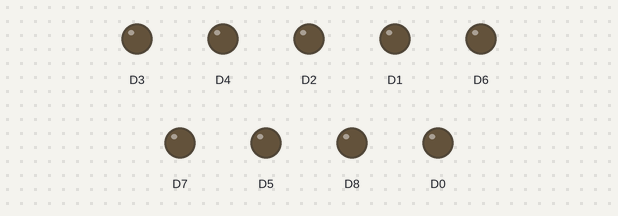
Bench run of a sketch on a simulated ESP8266 (NodeMCU). Parts: output pins drawn as LEDs (lit = HIGH).

Above: at 1.24 s.
At 6.64 s:
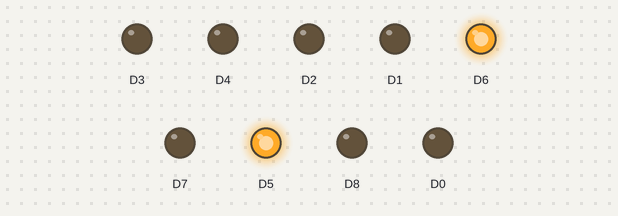
At 11.87 s:
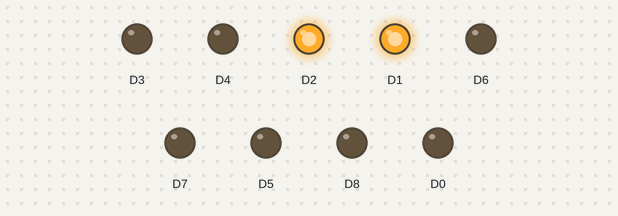
At 17.89 s:
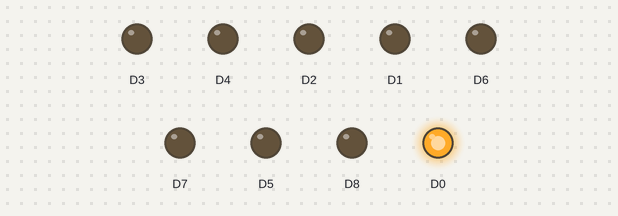
At 28.24 s:
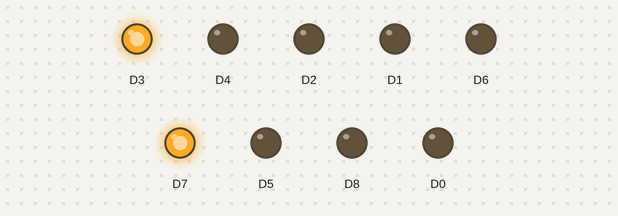
At 38.8 s:
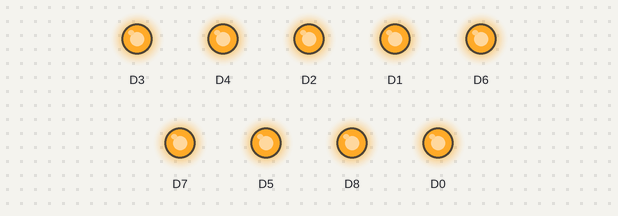
Timing chart, 0 to 40.0 s (numbered marks = the images above):
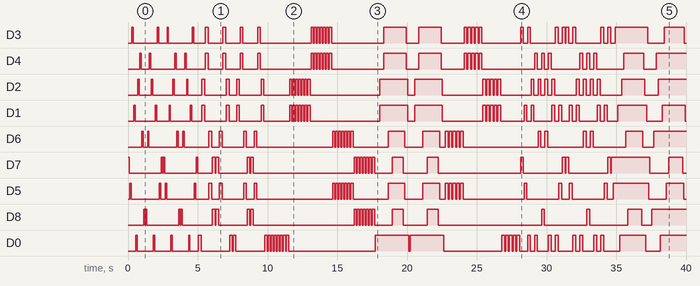

Measured:
- by itself, D3: LOW → HIGH at 0.28 s, → LOW 0.10 s later, → HIGH 1.7 s later, → LOW 0.10 s later, … (64 changes in this stretch)
- by itself, D4: LOW → HIGH at 0.84 s, → LOW 0.10 s later, → HIGH 0.60 s later, → LOW 0.10 s later, … (59 changes in this stretch)
- by itself, D2: LOW → HIGH at 0.70 s, → LOW 0.10 s later, → HIGH 0.88 s later, → LOW 0.10 s later, … (63 changes in this stretch)
- by itself, D1: LOW → HIGH at 0.42 s, → LOW 0.10 s later, → HIGH 1.4 s later, → LOW 0.10 s later, … (64 changes in this stretch)
- by itself, D6: LOW → HIGH at 0.98 s, → LOW 0.10 s later, → HIGH 0.32 s later, → LOW 0.10 s later, … (55 changes in this stretch)
- by itself, D5: LOW → HIGH at 0.14 s, → LOW 0.10 s later, → HIGH 2.0 s later, → LOW 0.10 s later, … (56 changes in this stretch)
- by itself, D0: LOW → HIGH at 0.56 s, → LOW 0.10 s later, → HIGH 1.2 s later, → LOW 0.10 s later, … (63 changes in this stretch)

The sketch:

led_pattern.ino
```cpp
// Arduino Code written to Draw LEd Patterns.
// Code by Paras Dhiman

// Defining of PINs
void setup()
{
Serial.begin(9600);
pinMode(D0, OUTPUT);
pinMode(D1, OUTPUT);
pinMode(D2, OUTPUT);
pinMode(D3, OUTPUT);
pinMode(D4, OUTPUT);
pinMode(D5, OUTPUT);
pinMode(D6, OUTPUT);
pinMode(D7, OUTPUT);
pinMode(D8, OUTPUT);
}

//===========================================================================================
// PIN schematic diagram.
// (D7-BLUE),(D5-BLUE),(D3-BLUE),(D1-BLUE),(D0-BLUE),(D2-BLUE),(D4-BLUE),(D6-BLUE),(D8-BLUE)
//===========================================================================================


// Control(on/off) function for pins.
void i(char d, int t1, int t2) {
  digitalWrite(d, HIGH);
  delay(t1);
  digitalWrite(d, LOW);
  delay(t2);
}

// Specific ON control for a pin.
void on (char d){
  digitalWrite(d, HIGH);
}

// Specific OFF control for a pin.
void off (char d){
  digitalWrite(d, LOW);
}

// Delay Function. (Just to shorten my code)
void d (int del){
  delay(del);
}

//  -------------------------------------
//  |  LED patterns Start from here     |
//  -------------------------------------

//-----------------
// Pattern 1
//----------------
void p1(int rep, int t1, int t2){
  for(int j=1; j<=rep; j++){
    i(D7,t1,t2);
    i(D5,t1,t2);
    i(D3,t1,t2);
    i(D1,t1,t2);
    i(D0,t1,t2);
    i(D2,t1,t2);
    i(D4,t1,t2);
    i(D6,t1,t2);
    i(D8,t1,t2);
  }
}

//-----------------
// Pattern 2 (reverse of pattern 1)
//-----------------
void p2(int rep, int t1, int t2){
  for(int j=1; j<=rep; j++){
    i(D8,t1,t2);
    i(D6,t1,t2);
    i(D4,t1,t2);
    i(D2,t1,t2);
    i(D0,t1,t2);
    i(D1,t1,t2);
    i(D3,t1,t2);
    i(D5,t1,t2);
    i(D7,t1,t2);
  }
}

//-----------------
// Pattern 3
//-----------------
void p3(int rep, int t1, int t2){
  for(int j=1; j<=rep; j++){
    i(D0,t1,t2);
    on(D1);
    on(D2);
    d(t1);
    off(D1);
    off(D2);
    d(t2);

    on(D3);
    on(D4);
    d(t1);
    off(D3);
    off(D4);
    d(t2);

    on(D5);
    on(D6);
    d(t1);
    off(D5);
    off(D6);
    d(t2);

    on(D7);
    on(D8);
    d(t1);
    off(D7);
    off(D8);
    d(t2);
  }
}

//-----------------
// Pattern 4 (reverse of pattern 3)
//-----------------
void p4(int rep, int t1, int t2){
  for(int j=1; j<=rep; j++){
    on(D7);
    on(D8);
    d(t1);
    off(D7);
    off(D8);
    d(t2);

    on(D5);
    on(D6);
    d(t1);
    off(D5);
    off(D6);
    d(t2);

    on(D3);
    on(D4);
    d(t1);
    off(D3);
    off(D4);
    d(t2);

    on(D1);
    on(D2);
    d(t1);
    off(D1);
    off(D2);
    d(t2);
    i(D0,t1,t2);
  }
}

//-----------------
// Pattern 5
//-----------------
void p5(int rep, int t1, int t2){
  for(int j=1; j<=rep; j++){
    on(D0);
    d(t1);
    on(D1);
    on(D2);
    d(t1);
    on(D3);
    on(D4);
    d(t1);
    on(D5);
    on(D6);
    d(t1);
    on(D7);
    on(D8);
    d(800);

    off(D7);
    off(D8);
    d(t2);
    off(D5);
    off(D6);
    d(t2);
    off(D3);
    off(D4);
    d(t2);
    off(D1);
    off(D2);
    d(t2);
    off(D0);
    d(t2);
  }
}

//-----------------
// Pattern 6
//-----------------
void p6(int rep, int t1, int t2){
  for(int j=1; j<=rep; j++){
    i(D0,t1,t2);
  }
  for(int j=1; j<=rep; j++){
    on(D1);
    on(D2);
    d(t1);
    off(D1);
    off(D2);
    d(t2);
  }
  for(int j=1; j<=rep; j++){
    on(D3);
    on(D4);
    d(t1);
    off(D3);
    off(D4);
    d(t2);
  }
  for(int j=1; j<=rep; j++){
    on(D5);
    on(D6);
    d(t1);
    off(D5);
    off(D6);
    d(t2);
  }
  for(int j=1; j<=rep; j++){
    on(D7);
    on(D8);
    d(t1);
    off(D7);
    off(D8);
    d(t2);
  }
}

//-----------------
// Pattern 7 (reverse of pattern 6)
//-----------------
void p7(int rep, int t1, int t2){
  for(int j=1; j<=rep; j++){
    on(D5);
    on(D6);
    d(t1);
    off(D5);
    off(D6);
    d(t2);
  }

  for(int j=1; j<=rep; j++){
    on(D3);
    on(D4);
    d(t1);
    off(D3);
    off(D4);
    d(t2);
  }

  for(int j=1; j<=rep; j++){
    on(D1);
    on(D2);
    d(t1);
    off(D1);
    off(D2);
    d(t2);
  }
  for(int j=1; j<=rep; j++){
    i(D0,t1,t2);
  }

}

//-----------------
// Pattern 8
//-----------------
void p8(int rep, int t1, int t2){
  for(int j=1; j<=rep; j++){
    i(D1,t1,t2);
    i(D2,t1,t2);
  }

  for(int j=1; j<=rep; j++){
    i(D3,t1,t2);
    i(D4,t1,t2);
  }

  for(int j=1; j<=rep; j++){
    i(D5,t1,t2);
    i(D6,t1,t2);
  }

  for(int j=1; j<=rep; j++){
    i(D7,t1,t2);
    i(D8,t1,t2);
  }

  for(int j=1; j<=rep; j++){
    i(D5,t1,t2);
    i(D6,t1,t2);
  }

  for(int j=1; j<=rep; j++){
    i(D3,t1,t2);
    i(D4,t1,t2);
  }

  for(int j=1; j<=rep; j++){
    i(D1,t1,t2);
    i(D2,t1,t2);
  }

}

//-----------------
// Pattern 9
//-----------------
void p9(int rep, int t1, int t2){
  for(int j=1; j<=rep; j++){
    on(D7);
    on(D0);
    d(t1);
    off(D7);
    off(D0);
    d(t2);

    on(D5);
    on(D2);
    d(t1);
    off(D5);
    off(D2);
    d(t2);

    on(D3);
    on(D4);
    d(t1);
    off(D3);
    off(D4);
    d(t2);

    on(D1);
    on(D6);
    d(t1);
    off(D1);
    off(D6);
    d(t2);

    on(D0);
    on(D8);
    d(t1);
    off(D0);
    off(D8);
    d(t2);

    on(D1);
    on(D6);
    d(t1);
    off(D1);
    off(D6);
    d(t2);

    on(D3);
    on(D4);
    d(t1);
    off(D3);
    off(D4);
    d(t2);

    on(D5);
    on(D2);
    d(t1);
    off(D5);
    off(D2);
    d(t2);

    on(D7);
    on(D0);
    d(t1);
    off(D7);
    off(D0);
    d(t2);

  }

}

//-----------------
// Pattern 10
//-----------------
void p10(int rep, int t1, int t2){
  for(int j=1; j<=rep; j++){
    on(D7);
    on(D3);
    d(t1);
    off(D7);
    off(D3);
    d(t2);

    on(D5);
    on(D1);
    d(t1);
    off(D5);
    off(D1);
    d(t2);

    on(D3);
    on(D0);
    d(t1);
    off(D3);
    off(D0);
    d(t2);

    on(D1);
    on(D2);
    d(t1);
    off(D1);
    off(D2);
    d(t2);

    on(D0);
    on(D4);
    d(t1);
    off(D0);
    off(D4);
    d(t2);

    on(D2);
    on(D6);
    d(t1);
    off(D2);
    off(D6);
    d(t2);

    on(D4);
    on(D8);
    d(t1);
    off(D4);
    off(D8);
    d(t2);

    on(D2);
    on(D6);
    d(t1);
    off(D2);
    off(D6);
    d(t2);

    on(D0);
    on(D4);
    d(t1);
    off(D0);
    off(D4);
    d(t2);

    on(D1);
    on(D2);
    d(t1);
    off(D1);
    off(D2);
    d(t2);

    on(D3);
    on(D0);
    d(t1);
    off(D3);
    off(D0);
    d(t2);

    on(D5);
    on(D1);
    d(t1);
    off(D5);
    off(D1);
    d(t2);

    on(D7);
    on(D3);
    d(t1);
    off(D7);
    off(D3);
    d(t2);

  }
}

//-----------------
// Pattern 11
//-----------------
void p11(int rep, int t1, int t2){
  for(int j=1; j<=rep; j++){
    on(D7);
    d(t1);
    on(D5);
    d(t1);
    on(D3);
    d(t1);
    on(D1);
    d(t1);
    on(D0);
    d(t1);
    on(D2);
    d(150);
    on(D4);
    d(t1);
    on(D6);
    d(t1);
    on(D8);
    d(1000);
    off(D8);
    d(t2);
    off(D6);
    d(t2);
    off(D4);
    d(t2);
    off(D2);
    d(t2);
    off(D0);
    d(t2);
    off(D1);
    d(t2);
    off(D3);
    d(t2);
    off(D5);
    d(t2);
    off(D7);
    d(150);

    on(D8);
    d(t1);
    on(D6);
    d(t1);
    on(D4);
    d(t1);
    on(D2);
    d(t1);
    on(D0);
    d(t1);
    on(D1);
    d(t1);
    on(D3);
    d(t1);
    on(D5);
    d(t1);
    on(D7);
    d(1000);
    off(D7);
    d(t2);
    off(D5);
    d(t2);
    off(D3);
    d(t2);
    off(D1);
    d(t2);
    off(D0);
    d(t2);
    off(D2);
    d(t2);
    off(D4);
    d(t2);
    off(D6);
    d(t2);
    off(D8);
    d(200);
  }
}


//--------------------------------------------------------------------
// Looping code
// Repetition and on/off time can be controlled from here directly.
//--------------------------------------------------------------------

void loop() {
  p1(1,100,40);
  p2(1,100,40);
  p1(1,100,40);
  p2(1,100,40);
  p3(1,200,50);
  p4(1,200,50);
  p3(1,200,50);
  p4(1,200,50);
  p6(7,150,70);
  p5(2,300,100);
  p7(5,200,70);
  p10(2,200,50);
  p11(2,150,70);
}
```
